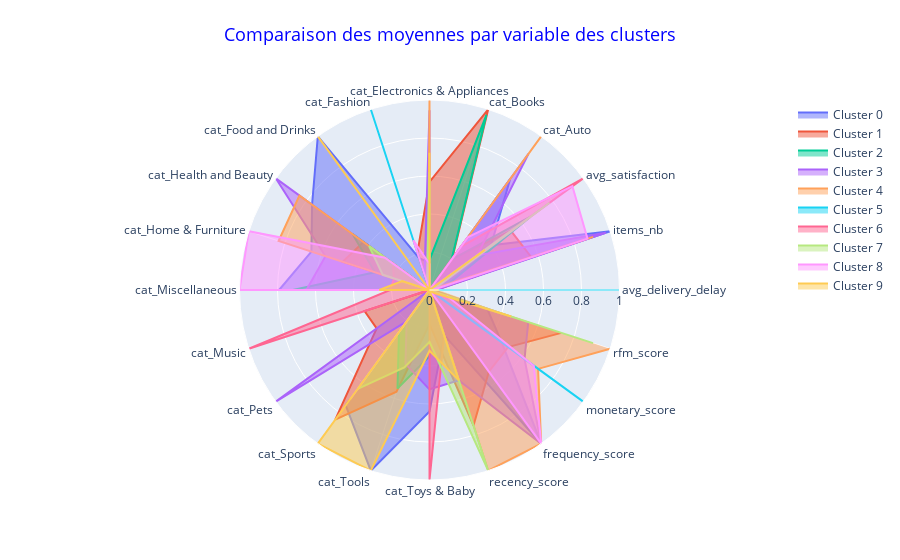

Here is the notebook cell this chart was saved with:
### Code cell
X_test = pd.DataFrame(df, index=df.index, columns=df.columns)
X_test["cluster_labels"] = labels

X_test_clusters = X_test.groupby("cluster_labels").mean()
plot_radars(data=X_test_clusters, group="cluster_labels")

### Figure 1 — Plotly figure (JSON) as saved in the notebook; plotly's stock layout.template omitted (floating-point values rounded to 4 significant figures)
{"data": [{"fill": "toself", "name": "Cluster 0", "r": [0.02324, 1.0, 0.4005, 0.7222, 0, 0.1444, 0.1765, 1, 0.7639, 0.6534, 0.7917, 0, 0, 0.75, 1, 0.6389, 0.25, 1, 0.4697, 0.3192], "theta": ["avg_delivery_delay", "items_nb", "avg_satisfaction", "cat_Auto", "cat_Books", "cat_Electronics & Appliances", "cat_Fashion", "cat_Food and Drinks", "cat_Health and Beauty", "cat_Home & Furniture", "cat_Miscellaneous", "cat_Music", "cat_Pets", "cat_Sports", "cat_Tools", "cat_Toys & Baby", "recency_score", "frequency_score", "monetary_score", "rfm_score"], "type": "scatterpolar"}, {"fill": "toself", "name": "Cluster 1", "r": [0.03287, 0.5625, 0.5296, 0.2031, 1, 0.5687, 0.2059, 0, 0.4297, 0.4807, 0, 0.3594, 0.3438, 0.8438, 0.5625, 0.1797, 0.75, 0.5312, 0.5108, 0.7299], "theta": ["avg_delivery_delay", "items_nb", "avg_satisfaction", "cat_Auto", "cat_Books", "cat_Electronics & Appliances", "cat_Fashion", "cat_Food and Drinks", "cat_Health and Beauty", "cat_Home & Furniture", "cat_Miscellaneous", "cat_Music", "cat_Pets", "cat_Sports", "cat_Tools", "cat_Toys & Baby", "recency_score", "frequency_score", "monetary_score", "rfm_score"], "type": "scatterpolar"}, {"fill": "toself", "name": "Cluster 2", "r": [0.0182, 0.1049, 0.657, 0.197, 0.9697, 0.1576, 0.005348, 0, 0.5, 0.3016, 0.7197, 0, 0, 0.2727, 0.5455, 0.3485, 0, 0, 0.1091, 0], "theta": ["avg_delivery_delay", "items_nb", "avg_satisfaction", "cat_Auto", "cat_Books", "cat_Electronics & Appliances", "cat_Fashion", "cat_Food and Drinks", "cat_Health and Beauty", "cat_Home & Furniture", "cat_Miscellaneous", "cat_Music", "cat_Pets", "cat_Sports", "cat_Tools", "cat_Toys & Baby", "recency_score", "frequency_score", "monetary_score", "rfm_score"], "type": "scatterpolar"}, {"fill": "toself", "name": "Cluster 3", "r": [0.03364, 0.9755, 0.3101, 0.8864, 0, 0.9455, 0.08556, 0, 1, 0.5758, 0.6477, 0, 1, 0.2045, 0.4091, 0.5227, 0.5, 1, 0.6182, 0.5465], "theta": ["avg_delivery_delay", "items_nb", "avg_satisfaction", "cat_Auto", "cat_Books", "cat_Electronics & Appliances", "cat_Fashion", "cat_Food and Drinks", "cat_Health and Beauty", "cat_Home & Furniture", "cat_Miscellaneous", "cat_Music", "cat_Pets", "cat_Sports", "cat_Tools", "cat_Toys & Baby", "recency_score", "frequency_score", "monetary_score", "rfm_score"], "type": "scatterpolar"}, {"fill": "toself", "name": "Cluster 4", "r": [0.007067, 0.9053, 0, 1, 0, 1.0, 0.02262, 0, 0.8462, 0.8352, 0, 0, 0, 0.3462, 0, 0, 1, 1, 0.7063, 1], "theta": ["avg_delivery_delay", "items_nb", "avg_satisfaction", "cat_Auto", "cat_Books", "cat_Electronics & Appliances", "cat_Fashion", "cat_Food and Drinks", "cat_Health and Beauty", "cat_Home & Furniture", "cat_Miscellaneous", "cat_Music", "cat_Pets", "cat_Sports", "cat_Tools", "cat_Toys & Baby", "recency_score", "frequency_score", "monetary_score", "rfm_score"], "type": "scatterpolar"}, {"fill": "toself", "name": "Cluster 5", "r": [1, 0, 0.4402, 0, 0, 0, 1, 0, 0, 0, 0, 0, 0, 0, 0, 0, 0, 0, 1, 0.005284], "theta": ["avg_delivery_delay", "items_nb", "avg_satisfaction", "cat_Auto", "cat_Books", "cat_Electronics & Appliances", "cat_Fashion", "cat_Food and Drinks", "cat_Health and Beauty", "cat_Home & Furniture", "cat_Miscellaneous", "cat_Music", "cat_Pets", "cat_Sports", "cat_Tools", "cat_Toys & Baby", "recency_score", "frequency_score", "monetary_score", "rfm_score"], "type": "scatterpolar"}, {"fill": "toself", "name": "Cluster 6", "r": [0.0305, 0, 1, 0.2826, 0, 0.3391, 0.03325, 0, 0.2391, 0.1967, 0.2065, 1, 0, 0.587, 0, 1, 0.25, 0, 0.03715, 0.226], "theta": ["avg_delivery_delay", "items_nb", "avg_satisfaction", "cat_Auto", "cat_Books", "cat_Electronics & Appliances", "cat_Fashion", "cat_Food and Drinks", "cat_Health and Beauty", "cat_Home & Furniture", "cat_Miscellaneous", "cat_Music", "cat_Pets", "cat_Sports", "cat_Tools", "cat_Toys & Baby", "recency_score", "frequency_score", "monetary_score", "rfm_score"], "type": "scatterpolar"}, {"fill": "toself", "name": "Cluster 7", "r": [0, 0.03297, 0.7808, 0, 0, 0.619, 0.04202, 0, 0.3929, 0.2585, 0, 0, 0, 0.6429, 0.4286, 0.2738, 1, 0, 0, 0.9052], "theta": ["avg_delivery_delay", "items_nb", "avg_satisfaction", "cat_Auto", "cat_Books", "cat_Electronics & Appliances", "cat_Fashion", "cat_Food and Drinks", "cat_Health and Beauty", "cat_Home & Furniture", "cat_Miscellaneous", "cat_Music", "cat_Pets", "cat_Sports", "cat_Tools", "cat_Toys & Baby", "recency_score", "frequency_score", "monetary_score", "rfm_score"], "type": "scatterpolar"}, {"fill": "toself", "name": "Cluster 8", "r": [0.01602, 0.8745, 0.9296, 0.3421, 0, 0.1368, 0.2755, 0, 0.2895, 1, 1, 0, 0, 0.7105, 0, 0, 0, 1, 0.6785, 0.09396], "theta": ["avg_delivery_delay", "items_nb", "avg_satisfaction", "cat_Auto", "cat_Books", "cat_Electronics & Appliances", "cat_Fashion", "cat_Food and Drinks", "cat_Health and Beauty", "cat_Home & Furniture", "cat_Miscellaneous", "cat_Music", "cat_Pets", "cat_Sports", "cat_Tools", "cat_Toys & Baby", "recency_score", "frequency_score", "monetary_score", "rfm_score"], "type": "scatterpolar"}, {"fill": "toself", "name": "Cluster 9", "r": [0.04887, 0, 0.3607, 0, 0, 0.7222, 0, 1, 0, 0.1508, 0.2639, 0, 0, 1, 1, 0.3194, 0.5, 0, 0.02424, 0.4524], "theta": ["avg_delivery_delay", "items_nb", "avg_satisfaction", "cat_Auto", "cat_Books", "cat_Electronics & Appliances", "cat_Fashion", "cat_Food and Drinks", "cat_Health and Beauty", "cat_Home & Furniture", "cat_Miscellaneous", "cat_Music", "cat_Pets", "cat_Sports", "cat_Tools", "cat_Toys & Baby", "recency_score", "frequency_score", "monetary_score", "rfm_score"], "type": "scatterpolar"}], "layout": {"polar": {"radialaxis": {"range": [0, 1], "visible": true}}, "showlegend": true, "title": {"font": {"color": "blue", "size": 18}, "text": "Comparaison des moyennes par variable des clusters", "x": 0.5, "xanchor": "center", "y": 0.95, "yanchor": "top"}}}
